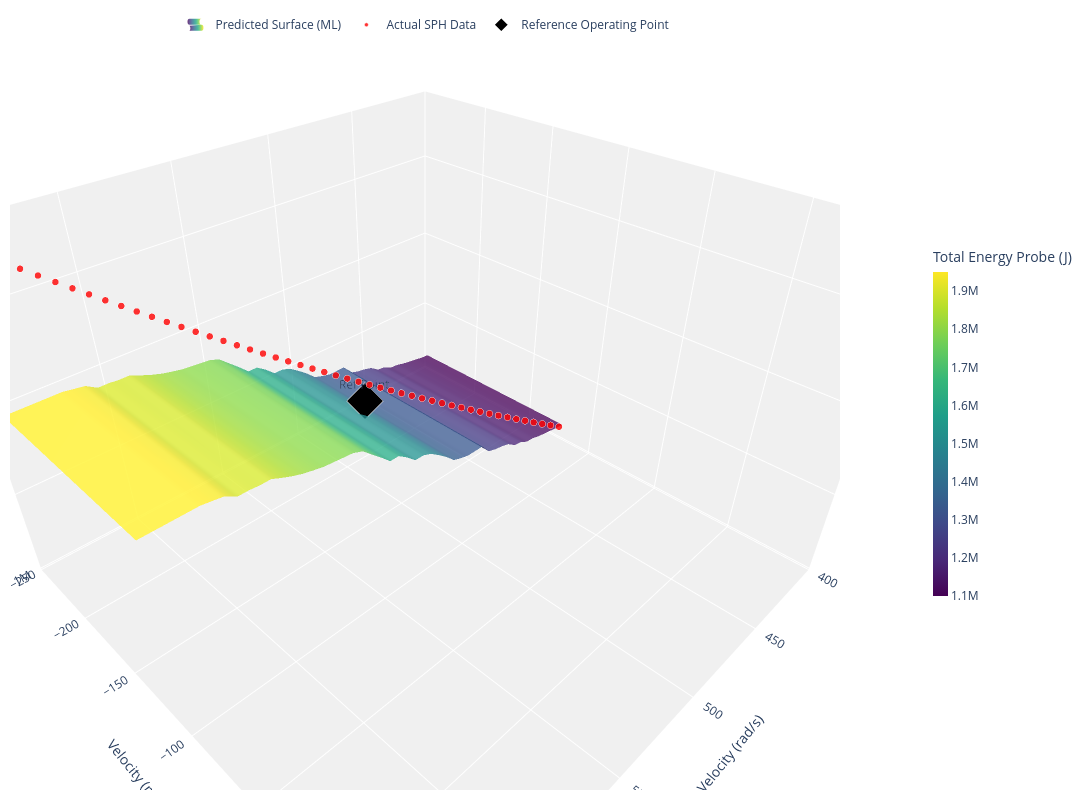

Notebook source saved alongside this figure:
### Markdown cell above
# Energy_Probe_Maximum_Total

### Code cell
import plotly.graph_objects as go
import numpy as np

# --- REFERENCE POINT CALCULATION ---
ref_angular = 500  
ref_velocity = -180 # Negative to match SPH data range
# Calculate Z based on your surface to ensure the diamond touches the sheet
ref_z_energy = np.mean(predicted_ep * 1000) 

fig = go.Figure(data=[
    # 1. The Predicted Energy Probe Surface
    go.Surface(
        x=angle_velocity_range,
        y=velocity_z_range,
        z=predicted_ep * 1000,  
        colorscale='Viridis',
        opacity=0.8,
        name='Predicted Surface (ML)',
        showlegend=True,
        colorbar=dict(
            title=dict(
                text='Total Energy Probe (J)', # Standard Engineering Units
                side='top'
            ),
            thickness=15,
            len=0.5,
            x=1.1
        )
    ),
    
    # 2. Actual Data Points (Red markers)
    go.Scatter3d(
        x=df_new['Angular_Velocity_Z_Component'],
        y=df_new['Velocity_2_Z_Component'],
        z=df_new['Energy_Probe_Maximum_Total'],
        mode='markers',
        marker=dict(
            size=4, 
            color='red',
            opacity=0.8,
            line=dict(color='white', width=0.5)
        ),
        name='Actual SPH Data'
    ),

    # 3. Reference Operating Point
    go.Scatter3d(
        x=[ref_angular],
        y=[ref_velocity],
        z=[ref_z_energy],
        mode='markers+text',
        marker=dict(
            size=12, 
            color='black', 
            symbol='diamond',
            line=dict(color='white', width=2)
        ),
        name='Reference Operating Point',
        text=["Ref Point"],
        textposition="top center"
    )
])

fig.update_layout(
    width=1100, 
    height=800,
    margin=dict(l=10, r=10, b=10, t=10), # Removed title for MDPI format
    showlegend=True,
    legend=dict(
        orientation="h",
        yanchor="bottom",
        y=1.02,
        xanchor="center",
        x=0.5
    ),
    scene=dict(
        # Formalized axis labels
        xaxis_title='Angular Velocity (rad/s)',
        yaxis_title='Velocity (m/s)',
        zaxis_title='Total Energy (J)',
        xaxis=dict(range=[400, 650]), 
        yaxis=dict(range=[-250, 50]), 
        aspectmode='manual', 
        aspectratio=dict(x=1.5, y=1.5, z=1),
        xaxis_backgroundcolor="rgb(240, 240, 240)",
        yaxis_backgroundcolor="rgb(240, 240, 240)",
        zaxis_backgroundcolor="rgb(240, 240, 240)"
    ),
    paper_bgcolor='white',
    plot_bgcolor='white'
)

# Export command
# fig.write_image("SPH_Energy_Probe.png", scale=3)

fig.show()

### Figure 1 — Plotly figure (JSON) as saved in the notebook; plotly's stock layout.template omitted (floating-point values rounded to 4 significant figures; data arrays with more than 128 entries replaced by an {"elided": "..."} marker saying what was removed)
{"data": [{"colorbar": {"len": 0.5, "thickness": 15, "title": {"side": "top", "text": "Total Energy Probe (J)"}, "x": 1.1}, "colorscale": [[0, "#440154"], [0.1111, "#482878"], [0.2222, "#3e4989"], [0.3333, "#31688e"], [0.4444, "#26828e"], [0.5556, "#1f9e89"], [0.6667, "#35b779"], [0.7778, "#6ece58"], [0.8889, "#b5de2b"], [1, "#fde725"]], "name": "Predicted Surface (ML)", "opacity": 0.8, "showlegend": true, "type": "surface", "x": [395.0, 400.1, 405.2, 410.3, 415.4, 420.5, 425.6, 430.7, 435.8, 440.9, 446.0, 451.1, 456.2, 461.3, 466.4, 471.5, 476.6, 481.7, 486.8, 491.9, 497.0, 502.1, 507.2, 512.3, 517.4, 522.6, 527.7, 532.8, 537.9, 543.0, 548.1, 553.2, 558.3, 563.4, 568.5, 573.6, 578.7, 583.8, 588.9, 594.0, 599.1, 604.2, 609.3, 614.4, 619.5, 624.6, 629.7, 634.8, 639.9, 645.0], "y": [-247.5, -244.9, -242.4, -239.8, -237.3, -234.7, -232.2, -229.6, -227.1, -224.5, -222.0, -219.4, -216.9, -214.3, -211.8, -209.2, -206.7, -204.1, -201.6, -199.0, -196.5, -193.9, -191.4, -188.8, -186.3, -183.7, -181.2, -178.6, -176.1, -173.5, -171.0, -168.4, -165.9, -163.3, -160.8, -158.2, -155.7, -153.1, -150.6, -148.0, -145.5, -142.9, -140.4, -137.8, -135.3, -132.7, -130.2, -127.6, -125.1, -122.5], "z": {"elided": "50x50 float values"}}, {"marker": {"color": "red", "line": {"color": "white", "width": 0.5}, "opacity": 0.8, "size": 4}, "mode": "markers", "name": "Actual SPH Data", "type": "scatter3d", "x": [395, 400, 405, 410, 415, 420, 425, 430, 435, 440, 445, 450, 455, 460, 465, 470, 475, 480, 485, 490, 495, 500, 505, 510, 515, 520, 525, 530, 535, 540, 545, 550, 555, 560, 565, 570, 575, 580, 585, 590, 595, 600, 605, 610, 615, 620, 625, 630, 635, 640, 645], "y": [-122.5, -125.0, -127.5, -130.0, -132.5, -135.0, -137.5, -140.0, -142.5, -145.0, -147.5, -150.0, -152.5, -155.0, -157.5, -160.0, -162.5, -165.0, -167.5, -170.0, -172.5, -175.0, -177.5, -180.0, -182.5, -185.0, -187.5, -190.0, -192.5, -195.0, -197.5, -200.0, -202.5, -205.0, -207.5, -210.0, -212.5, -215.0, -217.5, -220.0, -222.5, -225.0, -227.5, -230.0, -232.5, -235.0, -237.5, -240.0, -242.5, -245.0, -247.5], "z": [1045000.0, 1072000.0, 1099000.0, 1127000.0, 1155000.0, 1183000.0, 1212000.0, 1241000.0, 1271000.0, 1301000.0, 1331000.0, 1362000.0, 1392000.0, 1424000.0, 1455000.0, 1487000.0, 1520000.0, 1552000.0, 1585000.0, 1619000.0, 1652000.0, 1686000.0, 1721000.0, 1755000.0, 1791000.0, 1826000.0, 1862000.0, 1898000.0, 1934000.0, 1971000.0, 2008000.0, 2046000.0, 2084000.0, 2122000.0, 2161000.0, 2200000.0, 2239000.0, 2279000.0, 2319000.0, 2359000.0, 2400000.0, 2441000.0, 2482000.0, 2524000.0, 2566000.0, 2608000.0, 2651000.0, 2694000.0, 2738000.0, 2781000.0, 2826000.0]}, {"marker": {"color": "black", "line": {"color": "white", "width": 2}, "size": 12, "symbol": "diamond"}, "mode": "markers+text", "name": "Reference Operating Point", "text": ["Ref Point"], "textposition": "top center", "type": "scatter3d", "x": [500], "y": [-180], "z": [1559000.0]}], "layout": {"height": 800, "legend": {"orientation": "h", "x": 0.5, "xanchor": "center", "y": 1.02, "yanchor": "bottom"}, "margin": {"b": 10, "l": 10, "r": 10, "t": 10}, "paper_bgcolor": "white", "plot_bgcolor": "white", "scene": {"aspectmode": "manual", "aspectratio": {"x": 1.5, "y": 1.5, "z": 1}, "xaxis": {"backgroundcolor": "rgb(240, 240, 240)", "range": [400, 650], "title": {"text": "Angular Velocity (rad/s)"}}, "yaxis": {"backgroundcolor": "rgb(240, 240, 240)", "range": [-250, 50], "title": {"text": "Velocity (m/s)"}}, "zaxis": {"backgroundcolor": "rgb(240, 240, 240)", "title": {"text": "Total Energy (J)"}}}, "showlegend": true, "width": 1100}}
